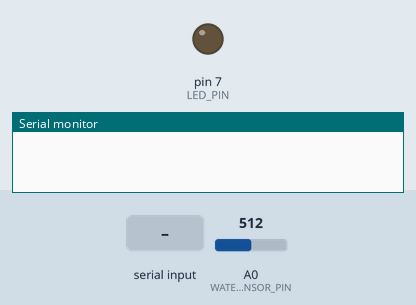
Recording of a sketch running on a simulated Arduino Uno, built with avr-gcc and run on an emulated ATmega328P. Shown: output pins drawn as LEDs (lit = HIGH), the last lines printed to the serial monitor. The test bench sets the inputs (shaded band); at power-on: A0 (WATER_SENSOR_PIN) = 512.

Above: at 1.2 s.
1.3 s: "1" received over Serial
At 2.3 s:
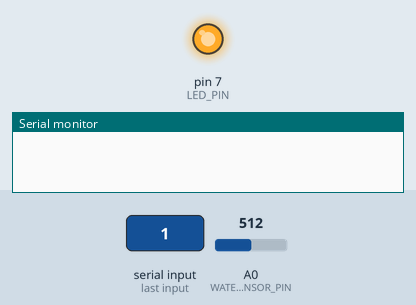
2.8 s: "0" received over Serial
At 3.5 s:
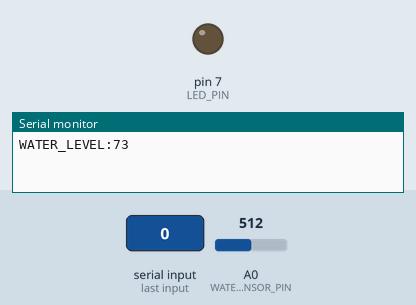
Timing chart, 0 to 5.8 s (numbered marks = the images above; inputs shaded):
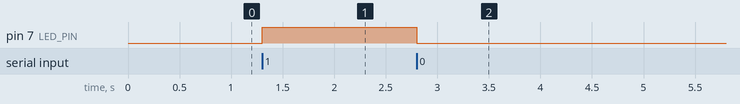

The sketch:

sketch_jun25a.ino
```cpp
#include <AccelStepper.h>

// ULN2003 Driver pin mapping for 28BYJ-48 in HALF-STEP mode (pins 8, 10, 9, 11)
#define HALFSTEP 8
#define motorPin1 8  // IN1
#define motorPin2 10 // IN2
#define motorPin3 9  // IN3
#define motorPin4 11 // IN4

AccelStepper waterStepper(HALFSTEP, motorPin1, motorPin2, motorPin3, motorPin4);

const int WATER_SENSOR_PIN = A0;
const int LED_PIN          = 7;

unsigned long lastReportTime = 0;
unsigned long startTriggerTime = 0; // Tracks when '1' was received
bool isRunning = false;
bool pendingStart = false;           // Tracks if waiting during the 3-second delay

// --- SPEED ADJUSTMENT PARAMETERS ---
const float TARGET_SPEED = 1000.0; // Speed target (steps/sec)
const float ACCELERATION = 500.0;  // Smooth acceleration rate to prevent stall

void setup() {
  Serial.begin(115200);
  pinMode(LED_PIN, OUTPUT);
  digitalWrite(LED_PIN, LOW);

  // Configure high-speed acceleration parameters
  waterStepper.setMaxSpeed(TARGET_SPEED);
  waterStepper.setAcceleration(ACCELERATION);
}

void loop() {
  // 1. Read water sensor and report data every 3 seconds (3000 ms)
  int rawValue = analogRead(WATER_SENSOR_PIN);
  int waterPercent = map(rawValue, 0, 700, 0, 100);
  waterPercent = constrain(waterPercent, 0, 100);

  if (millis() - lastReportTime >= 3000) {
    Serial.print("WATER_LEVEL:");
    Serial.println(waterPercent);
    lastReportTime = millis();
  }

  // 2. Read commands from Python ('1' = Run, '0' = Stop)
  while (Serial.available() > 0) {
    char cmd = Serial.read();

    if (cmd == '1') {
      digitalWrite(LED_PIN, HIGH);
      startTriggerTime = millis(); // Record timestamp when '1' is received
      pendingStart = true;         // Flag to start 3-second delay count
      isRunning = false;
    } else if (cmd == '0') {
      isRunning = false;
      pendingStart = false;        // Cancel any pending start
      digitalWrite(LED_PIN, LOW);

      waterStepper.stop(); // Decelerate to a complete stop

      // De-energize coils to prevent heat build-up
      digitalWrite(motorPin1, LOW);
      digitalWrite(motorPin2, LOW);
      digitalWrite(motorPin3, LOW);
      digitalWrite(motorPin4, LOW);
    }
  }

  // 3. Handle non-blocking 3-second delay before motor execution
  if (pendingStart && (millis() - startTriggerTime >= 3000)) {
    pendingStart = false;
    isRunning = true;
    waterStepper.moveTo(2000000000);
  }

  // 4. Process acceleration-based stepping
  if (isRunning) {
    waterStepper.run(); // Computes acceleration profile dynamically
  }
}
```

Measured:
- after the input at 1.3 s, pin 7 (LED_PIN): LOW → HIGH at once
- after the input at 2.8 s, pin 7 (LED_PIN): HIGH → LOW at once
